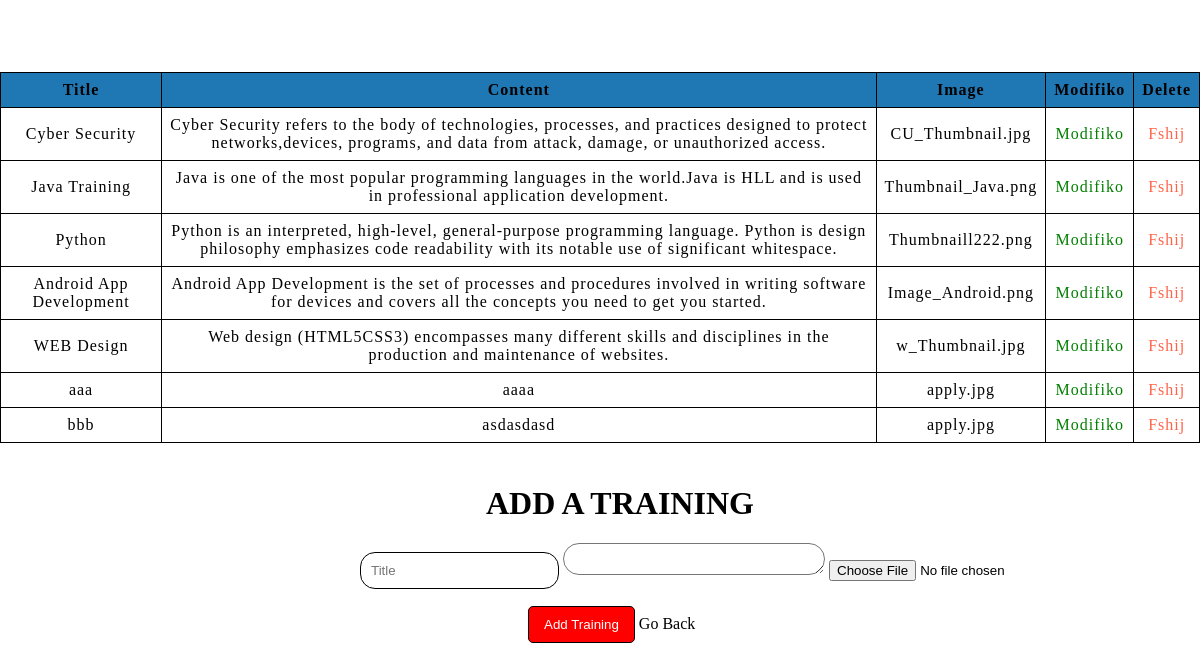
The app's page /admin/trainings.php (signed in) with its own data.
### tables this page shows
CREATE TABLE `trainings` (
  `trainingid` int(11) NOT NULL,
  `title` varchar(255) NOT NULL,
  `content` text NOT NULL,
  `image` varchar(100) DEFAULT NULL
);

### admin/businessLogicAdmin/dbConfig.php (called while the page is built, shortened)
<?php
class DatabasePDOConfiguration
{
    private $connection;
    private $host = "localhost";
    private $username = "root";
    private $dbName = "braindemydb";
    private $password = "";
    protected function getConnection()
    {
        return $this->connection;
    }
    private function createConnection()
    {
        $this->connection = new PDO("mysql:host=$this->host;dbname=$this->dbName", $this->username, $this->password);
        $this->connection->setAttribute(PDO::ATTR_ERRMODE, PDO::ERRMODE_EXCEPTION);
    }
}

### admin/businessLogicAdmin/trainingMapper.php (called while the page is built, shortened)
<?php
require_once "dbConfig.php";
class trainingMapper extends DatabasePDOConfiguration
{
    private $conn;
    public function __construct()
    {
        $this->conn = $this->getConnection();
    }
    public function getAllTrainings()
    {
        $this->query = "select * from trainings";
        $statement = $this->conn->prepare($this->query);
        $statement->execute();
        $result = $statement->fetchAll(PDO::FETCH_ASSOC);
        return $result;
    }
}

### admin/trainings.php (the view, shortened to what this page needs)
<!DOCTYPE html>
<html lang="en">
<head>
    <link rel="stylesheet" href="../Styles/adminindex.css">
</head>
<body>
        <?php
            include_once 'businessLogicAdmin/trainingMapper.php';
            $showusers = new trainingMapper();
            $userat = $showusers->getAllTrainings();
        ?>
    <br><br>
    <div>
    <table id="tbl" class="table table-border">
        <thead>
            <tr>
                <th> Title </th>
                <th> Content </th>
                <th> Image </th>
                <th> Modifiko </th>
                <th> Delete </th>
            </tr>
        </thead>
    <tbody>
            <?php foreach ($userat as $roww){ ?>
            <tr>
                <td><?php echo $roww['title'] ?></td>
                <td><?php echo $roww['content'] ?></td>
                <td><?php echo $roww['image'] ?></td>
                <td><a href="editTraining.php?id=<?php echo $roww['trainingid'];?>" style="text-decoration: none; color: green">Modifiko</a></td>
                <td><a href="businessLogicAdmin/deleteTraining.php?id=<?php echo $roww['trainingid'];?>" style="text-decoration: none; color: tomato">Fshij</a></td>
            </tr>
            <?php }?>
        </tbody>
            </table>
        <div class="AddForm" id="AddForm">
				<form name="signUpForm" action="businessLogicAdmin/insertTraining.php" method="POST" class="signUpForm" enctype="multipart/form-data">
			        <h1>ADD A TRAINING</h1>
					<input type="text" name="Title" id="Email" placeholder="Title" onblur=""/>
					<textarea type="text" name="Content" id="content" placeholder="Content" onblur=""> </textarea>
                    <input type="file" name="uploadfile" class="form-control">
                    <button name="AddButton" id="SignUpButton" onclick="">Add Training</button>
                    <a href="index.php" class="Back" style="text-decoration: none; color: black"> Go Back </a>
		        </form>
        </div>
</body>
</html>

### Styles/adminindex.css (style rules this page uses)
html body { margin:0; overflow-x: hidden; }
#tbl { color: black; margin-top:3%; padding: 30px 50px; letter-spacing: 1px; border-radius: 5px; width: 100%; text-align: center; border-collapse: collapse; }
.AddForm .signUpForm { margin-left:30%; justify-content: center; align-items: center; }
.signUpForm h1 { margin-left:15%; margin-top:5%; }
.signUpForm #Email { border: 1px solid black; border-radius: 15px; padding: 10px 10px; }
.signUpForm #SignUpButton { border: 1px solid black; border-radius: 5px; margin-left:20%; margin-top:2%; padding: 10px 15px; background-color: red; }
#tbl th { border: 1px solid black; background-color: #1f77b4; padding: 8px; }
#tbl td { border: 1px solid black; background-color: white; padding: 8px; }
#SignUpButton { margin-left: 5%; background: red; padding: 10px 30px; color: white; border-radius: 20px; border: 1.5px solid black; }
.signUpForm #content { width: 250px; height:20px; padding: 5px 5px; border-radius: 20px; }

### records on screen
trainings: title "Cyber Security", content "Cyber Security refers to the body of technologies, processes, and practices designed to protect networks,devices, programs, and data from attack, damage, or unauthorized access.", image "CU_Thumbnail.jpg"
trainings: title "Java Training", content "Java is one of the most popular programming languages in the world.Java is HLL and is used in professional application development.", image "Thumbnail_Java.png"
trainings: title "Python", content "Python is an interpreted, high-level, general-purpose programming language. Python is design philosophy emphasizes code readability with its notable use of significant whitespace.", image "Thumbnaill222.png"
trainings: title "Android App Development", content "Android App Development is the set of processes and procedures involved in writing software for devices and covers all the concepts you need to get you started.", image "Image_Android.png"
trainings: title "WEB Design", content "Web design (HTML5CSS3) encompasses many different skills and disciplines in the production and maintenance of websites.", image "w_Thumbnail.jpg"
trainings: title "aaa", content "aaaa", image "apply.jpg"
trainings: title "bbb", content "asdasdasd", image "apply.jpg"
